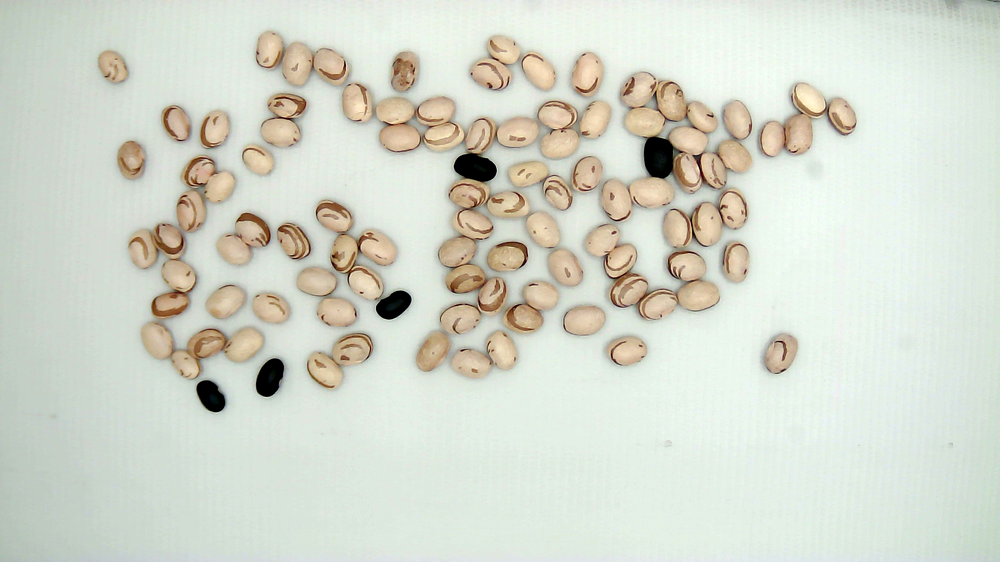
#> input picture feijao1.png, 1000 x 562 px, shrunk from 1920 x 1080 before the run, found by its file name
$ python Bean_pixel_mapping.py
#> lines starting #> are read from the running program, lines starting #| are printed output that depends on the picture
#> further down, input_image is the input picture: shape (562, 1000, 3); mean R, G, B 212.6, 216.8, 204.3
import numpy as np
from scipy.spatial import distance
from skimage import io
import os

def map_pixel_colors(image, foreground_colors, background_colors):
    """
    Mapeia os pixels de uma imagem para cores do primeiro plano (feijões) e plano de fundo.

    Args:
        image (np.ndarray): Imagem de entrada (H x W x 3).
        foreground_colors (list): Lista de cores do primeiro plano (F).
        background_colors (list): Lista de cores do plano de fundo (B).

    Returns:
        np.ndarray: Imagem processada (H x W) com valores em escala de cinza.
    """
    # Converter listas de cores para arrays numpy
    F = np.array(foreground_colors)  # Conjunto de cores do primeiro plano
    B = np.array(background_colors)  # Conjunto de cores do plano de fundo

    # Dimensões da imagem
    height, width, _ = image.shape
#> height = 562; width = 1000

    # Criar imagem de saída
    output_image = np.zeros((height, width))

    for y in range(height):
        for x in range(width):
            # Cor do pixel atual
            c = image[y, x]

            # Encontrar a cor mais próxima em B
            b_distances = distance.cdist([c], B, metric="euclidean")
            b_min = np.min(b_distances)

            # Encontrar a cor mais próxima em F
            f_distances = distance.cdist([c], F, metric="euclidean")
            f_min = np.min(f_distances)

            # Calcular o valor interpolado
            s = f_min / (f_min + b_min)

            # Mapear o valor para a escala de cinza (0 a 255)
            output_image[y, x] = int(s * 255)
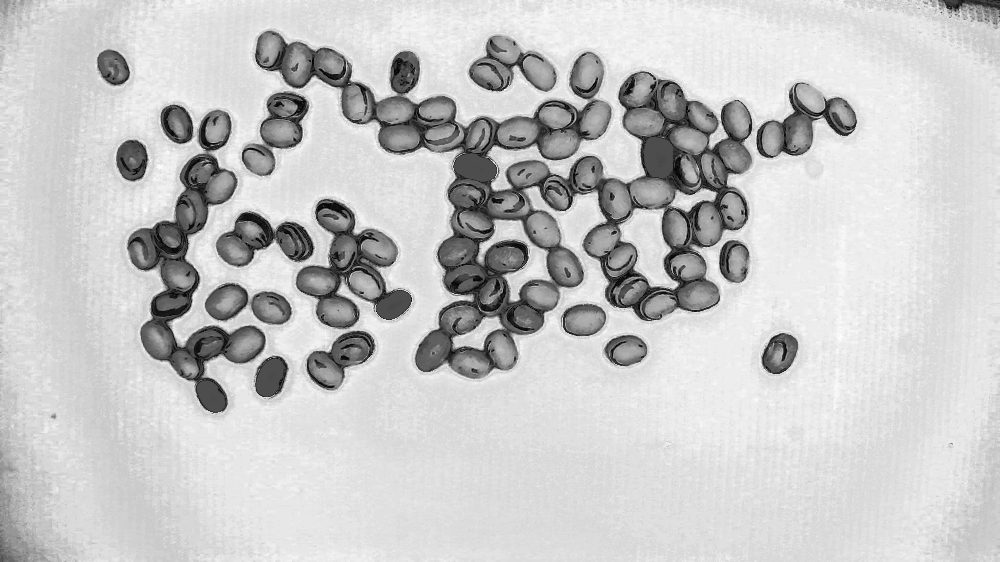
#> output_image: shape (562, 1000) float64; min 0, max 255, mean 199.1

    return output_image

# Exemplo de uso
if __name__ == "__main__":
    # Carregar imagem (Fig. 2a)
    image_path = "C:/Users/jsantos1/OneDrive - QuidelOrtho/Documents/Mestrado/Code/feijao1.png"  # Substitua pelo caminho da imagem
    input_image = io.imread(image_path)

    # Definir cores do primeiro plano (feijões) e plano de fundo manualmente
    foreground_colors = [
        [120, 80, 50],
        [128,128,128],  # Exemplo de cores do feijão
        [130, 90, 60],
        [169,169,169]

        # Adicione mais cores aqui
    ]

    background_colors = [
        [200, 200, 200],  # Exemplo de cores de fundo
        [220, 220, 220],
        [240, 240, 240]
        # Adicione mais cores aqui
    ]

    # Processar a imagem
    output_image = map_pixel_colors(input_image, foreground_colors, background_colors)

    # Definir a pasta e o arquivo de saída
    output_folder = "C:/Users/jsantos1/OneDrive - QuidelOrtho/Documents/Mestrado/Code/"
    os.makedirs(output_folder, exist_ok=True)  # Cria a pasta se não existir
    output_path = os.path.join(output_folder, "bean_output.png")

    # Salvar ou visualizar a imagem resultante
    # output_path = "C:/Users/jsantos1/OneDrive - QuidelOrtho/Documents/Mestrado/Code/"  # Substitua pelo caminho de saída
    io.imsave(output_path, output_image.astype(np.uint8))
